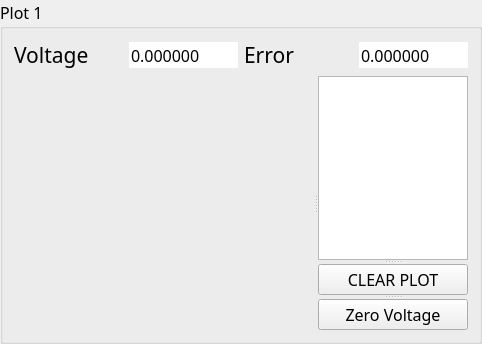
      <widget class="QGroupBox" name="groupBox_6">
       <property name="sizePolicy">
        <sizepolicy hsizetype="Expanding" vsizetype="Expanding">
         <horstretch>0</horstretch>
         <verstretch>0</verstretch>
        </sizepolicy>
       </property>
       <property name="font">
        <font>
         <family>Calibri Light</family>
         <pointsize>12</pointsize>
        </font>
       </property>
       <property name="styleSheet">
        <string notr="true"/>
       </property>
       <property name="title">
        <string>Plot 1</string>
       </property>
       <layout class="QVBoxLayout" name="verticalLayout_6">
        <item>
         <layout class="QHBoxLayout" name="horizontalLayout_10">
          <item>
           <widget class="QLabel" name="label_11">
            <property name="font">
             <font>
              <family>Calibri Light</family>
              <pointsize>16</pointsize>
             </font>
            </property>
            <property name="text">
             <string>&lt;html&gt;&lt;head/&gt;&lt;body&gt;&lt;p&gt;Voltage&lt;/p&gt;&lt;/body&gt;&lt;/html&gt;</string>
            </property>
           </widget>
          </item>
          <item>
           <widget class="QDoubleSpinBox" name="voltage_3">
            <property name="font">
             <font>
              <family>Calibri Light</family>
              <pointsize>12</pointsize>
             </font>
            </property>
            <property name="styleSheet">
             <string notr="true"/>
            </property>
            <property name="frame">
             <bool>false</bool>
            </property>
            <property name="buttonSymbols">
             <enum>QAbstractSpinBox::NoButtons</enum>
            </property>
            <property name="accelerated">
             <bool>false</bool>
            </property>
            <property name="correctionMode">
             <enum>QAbstractSpinBox::CorrectToNearestValue</enum>
            </property>
            <property name="keyboardTracking">
             <bool>false</bool>
            </property>
            <property name="decimals">
             <number>6</number>
            </property>
            <property name="minimum">
             <double>-1000.000000000000000</double>
            </property>
            <property name="maximum">
             <double>1000.000000000000000</double>
            </property>
            <property name="singleStep">
             <double>0.000010000000000</double>
            </property>
           </widget>
          </item>
          <item>
           <widget class="QLabel" name="label_12">
            <property name="font">
             <font>
              <family>Calibri Light</family>
             </font>
            </property>
            <property name="text">
             <string>&lt;html&gt;&lt;head/&gt;&lt;body&gt;&lt;p&gt;&lt;span style=&quot; font-size:16pt;&quot;&gt;Error&lt;/span&gt;&lt;/p&gt;&lt;/body&gt;&lt;/html&gt;</string>
            </property>
           </widget>
          </item>
          <item>
           <widget class="QDoubleSpinBox" name="error_3">
            <property name="font">
             <font>
              <family>Calibri Light</family>
              <pointsize>12</pointsize>
             </font>
            </property>
            <property name="styleSheet">
             <string notr="true"/>
            </property>
            <property name="frame">
             <bool>false</bool>
            </property>
            <property name="buttonSymbols">
             <enum>QAbstractSpinBox::NoButtons</enum>
            </property>
            <property name="accelerated">
             <bool>false</bool>
            </property>
            <property name="correctionMode">
             <enum>QAbstractSpinBox::CorrectToNearestValue</enum>
            </property>
            <property name="keyboardTracking">
             <bool>false</bool>
            </property>
            <property name="decimals">
             <number>6</number>
            </property>
            <property name="minimum">
             <double>-1000.000000000000000</double>
            </property>
            <property name="maximum">
             <double>1000.000000000000000</double>
            </property>
            <property name="singleStep">
             <double>0.000010000000000</double>
            </property>
           </widget>
          </item>
         </layout>
        </item>
        <item>
         <widget class="QSplitter" name="splitter_11">
          <property name="orientation">
           <enum>Qt::Horizontal</enum>
          </property>
          <widget class="PlotWidget" name="graph_6" native="true">
           <property name="sizePolicy">
            <sizepolicy hsizetype="Expanding" vsizetype="Expanding">
             <horstretch>0</horstretch>
             <verstretch>0</verstretch>
            </sizepolicy>
           </property>
           <property name="minimumSize">
            <size>
             <width>300</width>
             <height>0</height>
            </size>
           </property>
          </widget>
          <widget class="QSplitter" name="splitter_12">
           <property name="orientation">
            <enum>Qt::Vertical</enum>
           </property>
           <widget class="GraphicsView" name="legend_6">
            <property name="minimumSize">
             <size>
              <width>150</width>
              <height>0</height>
             </size>
            </property>
            <property name="maximumSize">
             <size>
              <width>200</width>
              <height>16777215</height>
             </size>
            </property>
           </widget>
           <widget class="QPushButton" name="clear_6">
            <property name="sizePolicy">
             <sizepolicy hsizetype="Preferred" vsizetype="Minimum">
              <horstretch>0</horstretch>
              <verstretch>0</verstretch>
             </sizepolicy>
            </property>
            <property name="maximumSize">
             <size>
              <width>150</width>
              <height>33</height>
             </size>
            </property>
            <property name="font">
             <font>
              <family>Calibri Light</family>
              <pointsize>12</pointsize>
             </font>
            </property>
            <property name="styleSheet">
             <string notr="true"/>
            </property>
            <property name="text">
             <string>CLEAR PLOT</string>
            </property>
           </widget>
           <widget class="QPushButton" name="zero_6">
            <property name="maximumSize">
             <size>
              <width>16777215</width>
              <height>33</height>
             </size>
            </property>
            <property name="styleSheet">
             <string notr="true"/>
            </property>
            <property name="text">
             <string>Zero Voltage</string>
            </property>
           </widget>
          </widget>
         </widget>
        </item>
       </layout>
      </widget>
